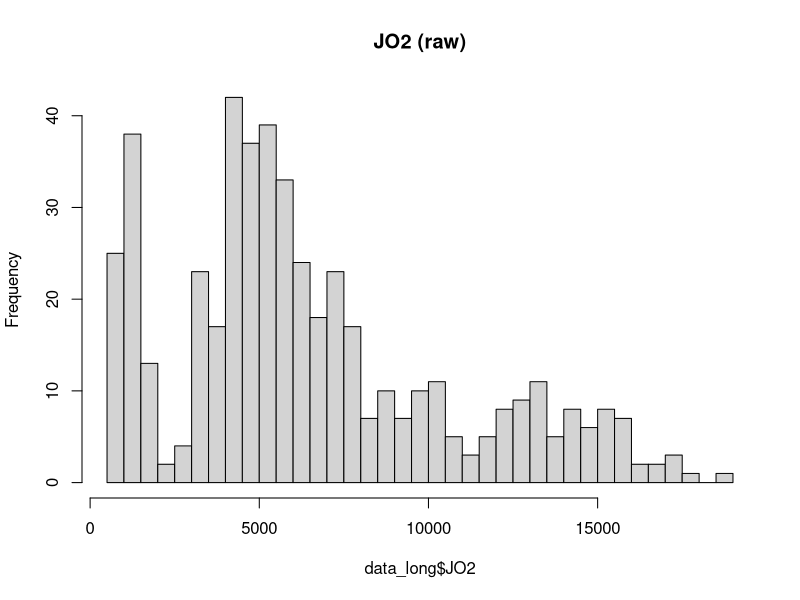
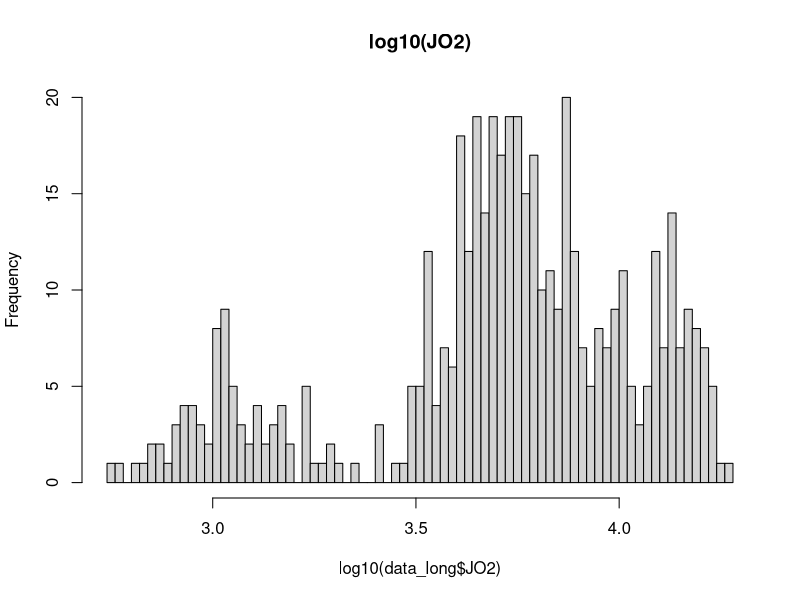
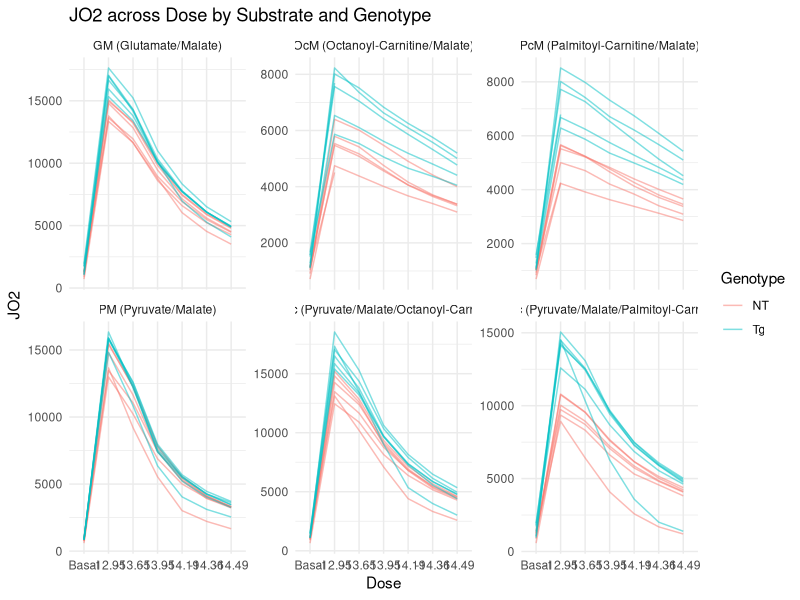
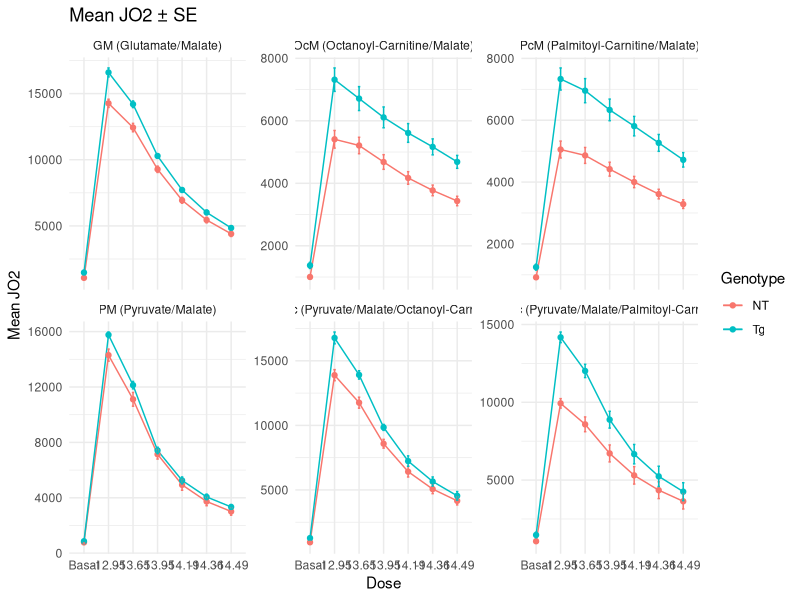
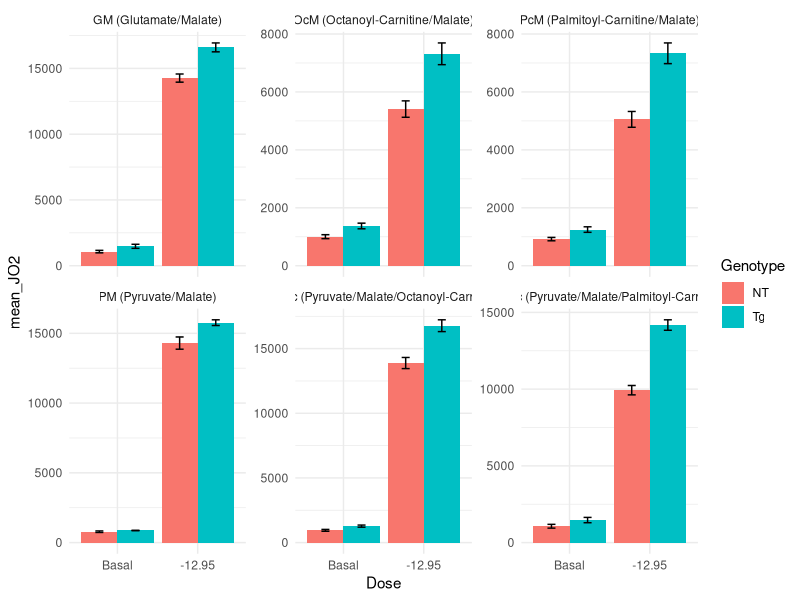
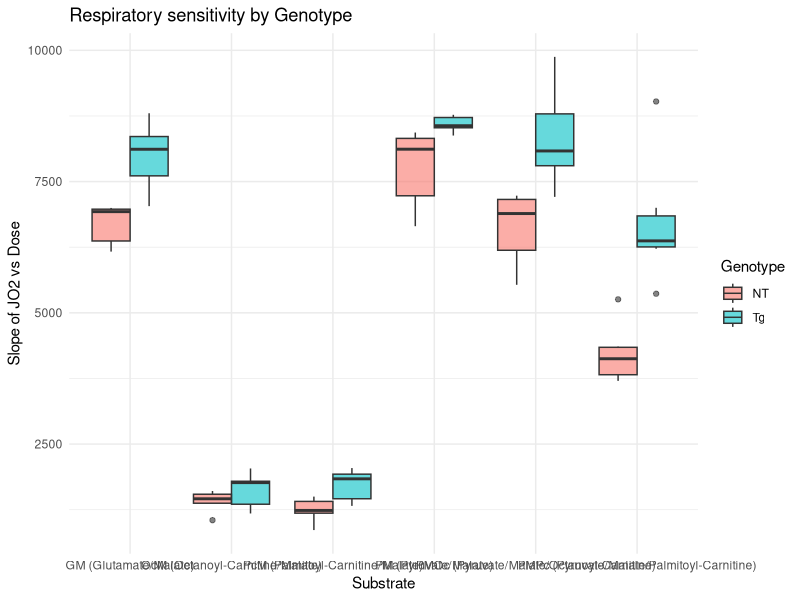

Reproduce these figures in R, in order.
## ---- chunk 1
# imports
library(readr)
library(tidyverse)
library(patchwork)
library(scales)
library(ggplot2)
library(dplyr)
library(tidyr)
library(stringr)
library(broom)
## ---- chunk 2

raw <- read_csv("data/JO2.csv", col_names = FALSE, show_col_types = FALSE)

header1 <- as.character(unlist(raw[1, ]))  # substrates in row 1
header2 <- as.character(unlist(raw[2, ]))  # doses in row 2

sub <- header1
sub[1] <- "Subject"
for (i in 2:length(sub)) {
  if (is.na(sub[i]) || sub[i] == "") sub[i] <- sub[i - 1]
}

dose <- header2
dose[1] <- NA  # first col is Subject

new_names <- c("Subject", paste(sub[-1], dose[-1], sep = "_"))

dat <- raw[-c(1, 2), ]
names(dat) <- new_names
dat <- dat %>% mutate(across(-Subject, ~ suppressWarnings(as.numeric(.))))

data_long <- dat %>%
  pivot_longer(
    cols = -Subject,
    names_to = c("Substrate", "Dose"),
    names_sep = "_",
    values_to = "JO2"
  ) %>%
  mutate(
    Genotype = if_else(str_detect(Subject, "^NT"), "NT", "Tg"),
    # keep Basal as a category; make numeric where applicable
    Dose_num = suppressWarnings(as.numeric(Dose)),
    Dose = factor(Dose,
                  levels = c("Basal", "-12.95","-13.65","-13.95","-14.19","-14.36","-14.49"),
                  ordered = TRUE)
  ) %>%
  drop_na(JO2)   

## ---- chunk 3
glimpse(data_long)
## ---- chunk 4
#| label: histogram 

#raw
hist(data_long$JO2, breaks=60, main="JO2 (raw)")

#log10
hist(log10(data_long$JO2), breaks=60, main="log10(JO2)")

## ---- chunk 5
# subject-level spaghetti by substrate
ggplot(data_long, aes(x = Dose, y = JO2, color = Genotype, group = Subject)) +
  geom_line(alpha = 0.5) +
  facet_wrap(~ Substrate, scales = "free_y") +
  theme_minimal() +
  labs(title = "JO2 across Dose by Substrate and Genotype")

# genotype means ± SE per substrate×dose
summary_data <- data_long %>%
  group_by(Substrate, Dose, Genotype) %>%
  summarise(mean_JO2 = mean(JO2), se = sd(JO2)/sqrt(n()), .groups = "drop")

ggplot(summary_data, aes(Dose, mean_JO2, color = Genotype, group = Genotype)) +
  geom_line() + geom_point() +
  geom_errorbar(aes(ymin = mean_JO2 - se, ymax = mean_JO2 + se), width = 0.1) +
  facet_wrap(~ Substrate, scales = "free_y") +
  theme_minimal() +
  labs(title = "Mean JO2 ± SE", y = "Mean JO2")
## ---- chunk 6
data_long %>%
  filter(Dose %in% c("Basal", "-12.95")) %>%
  group_by(Genotype, Substrate, Dose) %>%
  summarise(mean_JO2 = mean(JO2), se = sd(JO2)/sqrt(n()), .groups = "drop") %>%
  ggplot(aes(x = Dose, y = mean_JO2, fill = Genotype)) +
  geom_col(position = position_dodge()) +
  geom_errorbar(aes(ymin = mean_JO2-se, ymax = mean_JO2+se),
                width = 0.2, position = position_dodge(0.9)) +
  facet_wrap(~Substrate, scales = "free_y") +
  theme_minimal()
## ---- chunk 7
slopes <- data_long %>%
  group_by(Subject, Genotype, Substrate) %>%
  do(tidy(lm(JO2 ~ Dose_num, data = .))) %>%
  filter(term == "Dose_num")

ggplot(slopes, aes(x = Substrate, y = estimate, fill = Genotype)) +
  geom_boxplot(alpha = 0.6, position = position_dodge()) +
  theme_minimal() +
  labs(y = "Slope of JO2 vs Dose", title = "Respiratory sensitivity by Genotype")
